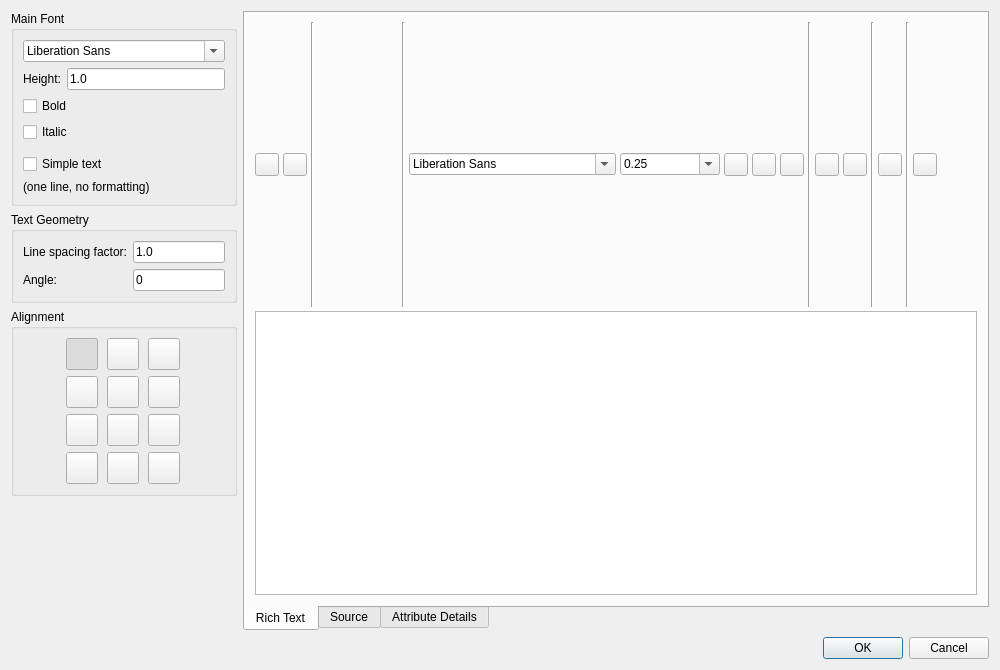
<?xml version="1.0" encoding="UTF-8"?>
<ui version="4.0">
 <class>TextDialog</class>
 <widget class="QDialog" name="TextDialog">
  <property name="geometry">
   <rect>
    <x>0</x>
    <y>0</y>
    <width>1000</width>
    <height>670</height>
   </rect>
  </property>
  <property name="windowTitle">
   <string>Text</string>
  </property>
  <layout class="QVBoxLayout" name="verticalLayout">
   <item>
    <layout class="QGridLayout" name="gridLayout">
     <item row="0" column="0">
      <widget class="QGroupBox" name="FontGroupBox">
       <property name="maximumSize">
        <size>
         <width>250</width>
         <height>16777215</height>
        </size>
       </property>
       <property name="title">
        <string>Main Font</string>
       </property>
       <layout class="QVBoxLayout" name="verticalLayout_2">
        <item>
         <widget class="QFontComboBox" name="MainFont">
          <property name="minimumSize">
           <size>
            <width>180</width>
            <height>0</height>
           </size>
          </property>
          <property name="currentFont">
           <font>
            <family>Arial</family>
            <pointsize>1</pointsize>
           </font>
          </property>
         </widget>
        </item>
        <item>
         <layout class="QHBoxLayout" name="horizontalLayout_2">
          <item>
           <widget class="QLabel" name="label">
            <property name="text">
             <string>Height:</string>
            </property>
           </widget>
          </item>
          <item>
           <widget class="RMathLineEdit" name="MainHeight">
            <property name="toolTip">
             <string>Text Height in Drawing Units</string>
            </property>
            <property name="text">
             <string notr="true">1.0</string>
            </property>
            <property name="angle" stdset="0">
             <bool>false</bool>
            </property>
            <property name="defaultUnit" stdset="0">
             <number>0</number>
            </property>
           </widget>
          </item>
         </layout>
        </item>
        <item>
         <widget class="QCheckBox" name="MainBold">
          <property name="text">
           <string>Bold</string>
          </property>
         </widget>
        </item>
        <item>
         <widget class="QCheckBox" name="MainItalic">
          <property name="text">
           <string>Italic</string>
          </property>
         </widget>
        </item>
        <item>
         <widget class="Line" name="Separator">
          <property name="orientation">
           <enum>Qt::Vertical</enum>
          </property>
         </widget>
        </item>
        <item>
         <widget class="QCheckBox" name="SimpleText">
          <property name="toolTip">
           <string>Text fits on one line and has no formatting</string>
          </property>
          <property name="text">
           <string>Simple text</string>
          </property>
         </widget>
        </item>
        <item>
         <widget class="QLabel" name="label_2">
          <property name="text">
           <string>(one line, no formatting)</string>
          </property>
         </widget>
        </item>
       </layout>
      </widget>
     </item>
     <item row="0" column="1" rowspan="4">
      <widget class="QTabWidget" name="TabWidget">
       <property name="tabPosition">
        <enum>QTabWidget::South</enum>
       </property>
       <property name="tabShape">
        <enum>QTabWidget::Rounded</enum>
       </property>
       <property name="currentIndex">
        <number>0</number>
       </property>
       <widget class="QWidget" name="tab">
        <attribute name="title">
         <string>Rich Text</string>
        </attribute>
        <layout class="QVBoxLayout" name="verticalLayout_3">
         <property name="spacing">
          <number>4</number>
         </property>
         <property name="leftMargin">
          <number>10</number>
         </property>
         <property name="rightMargin">
          <number>10</number>
         </property>
         <property name="bottomMargin">
          <number>10</number>
         </property>
         <item>
          <layout class="QHBoxLayout" name="horizontalLayout">
           <property name="spacing">
            <number>4</number>
           </property>
           <item>
            <widget class="QToolButton" name="Undo"/>
           </item>
           <item>
            <widget class="QToolButton" name="Redo"/>
           </item>
           <item>
            <widget class="Line" name="line_3">
             <property name="orientation">
              <enum>Qt::Vertical</enum>
             </property>
            </widget>
           </item>
           <item>
            <widget class="QToolButton" name="Cut">
             <property name="toolTip">
              <string>Cut</string>
             </property>
             <property name="autoRaise">
              <bool>true</bool>
             </property>
            </widget>
           </item>
           <item>
            <widget class="QToolButton" name="Copy">
             <property name="toolTip">
              <string>Copy</string>
             </property>
             <property name="autoRaise">
              <bool>true</bool>
             </property>
            </widget>
           </item>
           <item>
            <widget class="QToolButton" name="Paste">
             <property name="toolTip">
              <string>Paste</string>
             </property>
             <property name="autoRaise">
              <bool>true</bool>
             </property>
            </widget>
           </item>
           <item>
            <widget class="Line" name="line_4">
             <property name="orientation">
              <enum>Qt::Vertical</enum>
             </property>
            </widget>
           </item>
           <item>
            <widget class="QFontComboBox" name="Font">
             <property name="minimumSize">
              <size>
               <width>100</width>
               <height>0</height>
              </size>
             </property>
             <property name="currentFont">
              <font>
               <family>Arial</family>
               <pointsize>1</pointsize>
              </font>
             </property>
            </widget>
           </item>
           <item>
            <widget class="QComboBox" name="Height">
             <property name="sizePolicy">
              <sizepolicy hsizetype="MinimumExpanding" vsizetype="Fixed">
               <horstretch>0</horstretch>
               <verstretch>0</verstretch>
              </sizepolicy>
             </property>
             <property name="minimumSize">
              <size>
               <width>100</width>
               <height>0</height>
              </size>
             </property>
             <property name="editable">
              <bool>true</bool>
             </property>
             <item>
              <property name="text">
               <string notr="true">0.25</string>
              </property>
             </item>
             <item>
              <property name="text">
               <string notr="true">0.5</string>
              </property>
             </item>
             <item>
              <property name="text">
               <string notr="true">1.0</string>
              </property>
             </item>
             <item>
              <property name="text">
               <string notr="true">1.5</string>
              </property>
             </item>
             <item>
              <property name="text">
               <string notr="true">2.0</string>
              </property>
             </item>
             <item>
              <property name="text">
               <string notr="true">2.5</string>
              </property>
             </item>
             <item>
              <property name="text">
               <string notr="true">3.0</string>
              </property>
             </item>
             <item>
              <property name="text">
               <string notr="true">4.0</string>
              </property>
             </item>
             <item>
              <property name="text">
               <string notr="true">5.0</string>
              </property>
             </item>
             <item>
              <property name="text">
               <string notr="true">6.0</string>
              </property>
             </item>
             <item>
              <property name="text">
               <string notr="true">7.0</string>
              </property>
             </item>
             <item>
              <property name="text">
               <string notr="true">8.0</string>
              </property>
             </item>
             <item>
              <property name="text">
               <string notr="true">9.0</string>
              </property>
             </item>
             <item>
              <property name="text">
               <string notr="true">10.0</string>
              </property>
             </item>
             <item>
              <property name="text">
               <string notr="true">12.5</string>
              </property>
             </item>
             <item>
              <property name="text">
               <string notr="true">15.0</string>
              </property>
             </item>
             <item>
              <property name="text">
               <string notr="true">16.0</string>
              </property>
             </item>
             <item>
              <property name="text">
               <string notr="true">18.0</string>
              </property>
             </item>
             <item>
              <property name="text">
               <string notr="true">20.0</string>
              </property>
             </item>
             <item>
              <property name="text">
               <string notr="true">22.0</string>
              </property>
             </item>
             <item>
              <property name="text">
               <string notr="true">25.0</string>
              </property>
             </item>
             <item>
              <property name="text">
               <string notr="true">50.0</string>
              </property>
             </item>
             <item>
              <property name="text">
               <string notr="true">100.0</string>
              </property>
             </item>
            </widget>
           </item>
           <item>
            <widget class="QToolButton" name="Bold">
             <property name="toolTip">
              <string>Bold</string>
             </property>
             <property name="shortcut">
              <string>Ctrl+B</string>
             </property>
             <property name="checkable">
              <bool>true</bool>
             </property>
            </widget>
           </item>
           <item>
            <widget class="QToolButton" name="Italic">
             <property name="toolTip">
              <string>Italic</string>
             </property>
             <property name="shortcut">
              <string>Ctrl+I</string>
             </property>
             <property name="checkable">
              <bool>true</bool>
             </property>
            </widget>
           </item>
           <item>
            <widget class="QToolButton" name="Underline">
             <property name="shortcut">
              <string notr="true">Ctrl+U</string>
             </property>
             <property name="checkable">
              <bool>true</bool>
             </property>
            </widget>
           </item>
           <item>
            <widget class="Line" name="line">
             <property name="orientation">
              <enum>Qt::Vertical</enum>
             </property>
            </widget>
           </item>
           <item>
            <widget class="QToolButton" name="Superscript"/>
           </item>
           <item>
            <widget class="QToolButton" name="Subscript"/>
           </item>
           <item>
            <widget class="Line" name="line_5">
             <property name="orientation">
              <enum>Qt::Vertical</enum>
             </property>
            </widget>
           </item>
           <item>
            <widget class="QToolButton" name="Color"/>
           </item>
           <item>
            <widget class="Line" name="line_2">
             <property name="orientation">
              <enum>Qt::Vertical</enum>
             </property>
            </widget>
           </item>
           <item>
            <widget class="QToolButton" name="Symbol">
             <property name="toolTip">
              <string>Insert Symbol...</string>
             </property>
            </widget>
           </item>
           <item>
            <spacer name="horizontalSpacer_2">
             <property name="sizeHint" stdset="0">
              <size>
               <width>40</width>
               <height>20</height>
              </size>
             </property>
            </spacer>
           </item>
          </layout>
         </item>
         <item>
          <widget class="QTextEdit" name="Text">
           <property name="font">
            <font>
             <family>Arial</family>
             <pointsize>10</pointsize>
            </font>
           </property>
           <property name="lineWrapMode">
            <enum>QTextEdit::NoWrap</enum>
           </property>
           <property name="html">
            <string notr="true">&lt;!DOCTYPE HTML PUBLIC &quot;-//W3C//DTD HTML 4.0//EN&quot; &quot;http://www.w3.org/TR/REC-html40/strict.dtd&quot;&gt;
&lt;html&gt;&lt;head&gt;&lt;meta name=&quot;qrichtext&quot; content=&quot;1&quot; /&gt;&lt;style type=&quot;text/css&quot;&gt;
p, li { white-space: pre-wrap; }
&lt;/style&gt;&lt;/head&gt;&lt;body style=&quot; font-family:'Arial'; font-size:10pt; font-weight:400; font-style:normal;&quot;&gt;
&lt;p style=&quot;-qt-paragraph-type:empty; margin-top:0px; margin-bottom:0px; margin-left:0px; margin-right:0px; -qt-block-indent:0; text-indent:0px;&quot;&gt;&lt;br /&gt;&lt;/p&gt;&lt;/body&gt;&lt;/html&gt;</string>
           </property>
          </widget>
         </item>
        </layout>
       </widget>
       <widget class="QWidget" name="tab_2">
        <attribute name="title">
         <string>Source</string>
        </attribute>
        <layout class="QVBoxLayout" name="verticalLayout_5">
         <property name="leftMargin">
          <number>10</number>
         </property>
         <property name="rightMargin">
          <number>10</number>
         </property>
         <property name="bottomMargin">
          <number>10</number>
         </property>
         <item>
          <widget class="QPlainTextEdit" name="Source">
           <property name="plainText">
            <string notr="true"/>
           </property>
          </widget>
         </item>
        </layout>
       </widget>
       <widget class="QWidget" name="tab_3">
        <attribute name="title">
         <string>Attribute Details</string>
        </attribute>
        <layout class="QVBoxLayout" name="verticalLayout_4">
         <item>
          <layout class="QGridLayout" name="gridLayout_4">
           <item row="0" column="0">
            <widget class="QLabel" name="TagLabel">
             <property name="text">
              <string>Tag:</string>
             </property>
            </widget>
           </item>
           <item row="0" column="1">
            <widget class="QLineEdit" name="AttributeTag">
             <property name="minimumSize">
              <size>
               <width>200</width>
               <height>0</height>
              </size>
             </property>
            </widget>
           </item>
           <item row="1" column="0">
            <widget class="QLabel" name="PromptLabel">
             <property name="text">
              <string>Prompt:</string>
             </property>
            </widget>
           </item>
           <item row="1" column="1">
            <widget class="QLineEdit" name="AttributePrompt">
             <property name="minimumSize">
              <size>
               <width>200</width>
               <height>0</height>
              </size>
             </property>
            </widget>
           </item>
           <item row="2" column="0">
            <widget class="QLabel" name="ValueLabel">
             <property name="text">
              <string>Value:</string>
             </property>
            </widget>
           </item>
           <item row="2" column="1">
            <widget class="QLineEdit" name="AttributeValue">
             <property name="minimumSize">
              <size>
               <width>200</width>
               <height>0</height>
              </size>
             </property>
            </widget>
           </item>
          </layout>
         </item>
         <item>
          <spacer name="verticalSpacer">
           <property name="sizeHint" stdset="0">
            <size>
             <width>20</width>
             <height>287</height>
            </size>
           </property>
          </spacer>
         </item>
        </layout>
       </widget>
      </widget>
     </item>
     <item row="1" column="0">
      <widget class="QGroupBox" name="groupBox">
       <property name="maximumSize">
        <size>
         <width>250</width>
         <height>16777215</height>
        </size>
       </property>
       <property name="title">
        <string>Text Geometry</string>
       </property>
       <layout class="QGridLayout" name="gridLayout_3">
        <item row="0" column="0">
         <widget class="QLabel" name="LineSpacingFactorLabel">
          <property name="text">
           <string>Line spacing factor:</string>
          </property>
         </widget>
        </item>
        <item row="0" column="1">
         <widget class="RMathLineEdit" name="LineSpacingFactor">
          <property name="minimumSize">
           <size>
            <width>50</width>
            <height>0</height>
           </size>
          </property>
          <property name="toolTip">
           <string>Line Spacing Factor</string>
          </property>
          <property name="text">
           <string notr="true">1.0</string>
          </property>
          <property name="angle" stdset="0">
           <bool>false</bool>
          </property>
          <property name="defaultUnit" stdset="0">
           <number>0</number>
          </property>
         </widget>
        </item>
        <item row="1" column="0">
         <widget class="QLabel" name="label_3">
          <property name="text">
           <string>Angle:</string>
          </property>
         </widget>
        </item>
        <item row="1" column="1">
         <widget class="RMathLineEdit" name="Angle">
          <property name="minimumSize">
           <size>
            <width>50</width>
            <height>0</height>
           </size>
          </property>
          <property name="toolTip">
           <string>Rotation Angle</string>
          </property>
          <property name="text">
           <string notr="true">0</string>
          </property>
          <property name="angle" stdset="0">
           <bool>true</bool>
          </property>
          <property name="defaultUnit" stdset="0">
           <number>0</number>
          </property>
         </widget>
        </item>
       </layout>
      </widget>
     </item>
     <item row="2" column="0">
      <widget class="QGroupBox" name="AlignmentGroupBox">
       <property name="maximumSize">
        <size>
         <width>250</width>
         <height>16777215</height>
        </size>
       </property>
       <property name="title">
        <string>Alignment</string>
       </property>
       <property name="flat">
        <bool>false</bool>
       </property>
       <property name="checkable">
        <bool>false</bool>
       </property>
       <layout class="QGridLayout" name="gridLayout_2">
        <property name="spacing">
         <number>6</number>
        </property>
        <item row="1" column="4">
         <spacer name="horizontalSpacer">
          <property name="sizeHint" stdset="0">
           <size>
            <width>40</width>
            <height>20</height>
           </size>
          </property>
         </spacer>
        </item>
        <item row="1" column="0">
         <spacer name="horizontalSpacer_4">
          <property name="sizeHint" stdset="0">
           <size>
            <width>40</width>
            <height>20</height>
           </size>
          </property>
         </spacer>
        </item>
        <item row="0" column="1">
         <widget class="QToolButton" name="AlignTopLeft">
          <property name="maximumSize">
           <size>
            <width>32</width>
            <height>32</height>
           </size>
          </property>
          <property name="toolTip">
           <string>Top Left</string>
          </property>
          <property name="icon">
           <iconset>
            <normaloff>AlignTopLeft.svg</normaloff>AlignTopLeft.svg</iconset>
          </property>
          <property name="iconSize">
           <size>
            <width>32</width>
            <height>32</height>
           </size>
          </property>
          <property name="checkable">
           <bool>true</bool>
          </property>
          <property name="checked">
           <bool>true</bool>
          </property>
          <property name="autoExclusive">
           <bool>true</bool>
          </property>
         </widget>
        </item>
        <item row="0" column="2">
         <widget class="QToolButton" name="AlignTopCenter">
          <property name="maximumSize">
           <size>
            <width>32</width>
            <height>32</height>
           </size>
          </property>
          <property name="toolTip">
           <string>Top Center</string>
          </property>
          <property name="icon">
           <iconset>
            <normaloff>AlignTopCenter.svg</normaloff>AlignTopCenter.svg</iconset>
          </property>
          <property name="iconSize">
           <size>
            <width>32</width>
            <height>32</height>
           </size>
          </property>
          <property name="checkable">
           <bool>true</bool>
          </property>
          <property name="autoExclusive">
           <bool>true</bool>
          </property>
         </widget>
        </item>
        <item row="1" column="3">
         <widget class="QToolButton" name="AlignMiddleRight">
          <property name="maximumSize">
           <size>
            <width>32</width>
            <height>32</height>
           </size>
          </property>
          <property name="toolTip">
           <string>Middle Right</string>
          </property>
          <property name="icon">
           <iconset>
            <normaloff>AlignMiddleRight.svg</normaloff>AlignMiddleRight.svg</iconset>
          </property>
          <property name="iconSize">
           <size>
            <width>32</width>
            <height>32</height>
           </size>
          </property>
          <property name="checkable">
           <bool>true</bool>
          </property>
          <property name="autoExclusive">
           <bool>true</bool>
          </property>
         </widget>
        </item>
        <item row="0" column="3">
         <widget class="QToolButton" name="AlignTopRight">
          <property name="maximumSize">
           <size>
            <width>32</width>
            <height>32</height>
           </size>
          </property>
          <property name="toolTip">
           <string>Top Right</string>
          </property>
          <property name="icon">
           <iconset>
            <normaloff>AlignTopRight.svg</normaloff>AlignTopRight.svg</iconset>
          </property>
          <property name="iconSize">
           <size>
            <width>32</width>
            <height>32</height>
           </size>
          </property>
          <property name="checkable">
           <bool>true</bool>
          </property>
          <property name="autoExclusive">
           <bool>true</bool>
          </property>
         </widget>
        </item>
        <item row="1" column="2">
         <widget class="QToolButton" name="AlignMiddleCenter">
          <property name="maximumSize">
           <size>
            <width>32</width>
            <height>32</height>
           </size>
          </property>
          <property name="toolTip">
           <string>Middle Center</string>
          </property>
          <property name="icon">
           <iconset>
            <normaloff>AlignMiddleCenter.svg</normaloff>AlignMiddleCenter.svg</iconset>
          </property>
          <property name="iconSize">
           <size>
            <width>32</width>
            <height>32</height>
           </size>
          </property>
          <property name="checkable">
           <bool>true</bool>
          </property>
          <property name="autoExclusive">
           <bool>true</bool>
          </property>
         </widget>
        </item>
        <item row="1" column="1">
         <widget class="QToolButton" name="AlignMiddleLeft">
          <property name="maximumSize">
           <size>
            <width>32</width>
            <height>32</height>
           </size>
          </property>
          <property name="toolTip">
           <string>Middle Left</string>
          </property>
          <property name="icon">
           <iconset>
            <normaloff>AlignMiddleLeft.svg</normaloff>AlignMiddleLeft.svg</iconset>
          </property>
          <property name="iconSize">
           <size>
            <width>32</width>
            <height>32</height>
           </size>
          </property>
          <property name="checkable">
           <bool>true</bool>
          </property>
          <property name="autoExclusive">
           <bool>true</bool>
          </property>
         </widget>
        </item>
        <item row="2" column="1">
         <widget class="QToolButton" name="AlignBaseLeft">
          <property name="maximumSize">
           <size>
            <width>32</width>
            <height>32</height>
           </size>
          </property>
          <property name="toolTip">
           <string>Base Left</string>
          </property>
          <property name="icon">
           <iconset>
            <normaloff>AlignBaseLeft.svg</normaloff>AlignBaseLeft.svg</iconset>
          </property>
          <property name="iconSize">
           <size>
            <width>32</width>
            <height>32</height>
           </size>
          </property>
          <property name="checkable">
           <bool>true</bool>
          </property>
          <property name="autoExclusive">
           <bool>true</bool>
          </property>
         </widget>
        </item>
        <item row="2" column="2">
         <widget class="QToolButton" name="AlignBaseCenter">
          <property name="maximumSize">
           <size>
            <width>32</width>
            <height>32</height>
           </size>
          </property>
          <property name="toolTip">
           <string>Base Center</string>
          </property>
          <property name="icon">
           <iconset>
            <normaloff>AlignBaseCenter.svg</normaloff>AlignBaseCenter.svg</iconset>
          </property>
          <property name="iconSize">
           <size>
            <width>32</width>
            <height>32</height>
           </size>
          </property>
          <property name="checkable">
           <bool>true</bool>
          </property>
          <property name="autoExclusive">
           <bool>true</bool>
          </property>
         </widget>
        </item>
        <item row="2" column="3">
         <widget class="QToolButton" name="AlignBaseRight">
          <property name="maximumSize">
           <size>
            <width>32</width>
            <height>32</height>
           </size>
          </property>
          <property name="toolTip">
           <string>Base Right</string>
          </property>
          <property name="icon">
           <iconset>
            <normaloff>AlignBaseRight.svg</normaloff>AlignBaseRight.svg</iconset>
          </property>
          <property name="iconSize">
           <size>
            <width>32</width>
            <height>32</height>
           </size>
          </property>
          <property name="checkable">
           <bool>true</bool>
          </property>
          <property name="autoExclusive">
           <bool>true</bool>
          </property>
         </widget>
        </item>
        <item row="3" column="1">
         <widget class="QToolButton" name="AlignBottomLeft">
          <property name="maximumSize">
           <size>
            <width>32</width>
            <height>32</height>
           </size>
          </property>
          <property name="toolTip">
           <string>Bottom Left</string>
          </property>
          <property name="icon">
           <iconset>
            <normaloff>AlignBottomLeft.svg</normaloff>AlignBottomLeft.svg</iconset>
          </property>
          <property name="iconSize">
           <size>
            <width>32</width>
            <height>32</height>
           </size>
          </property>
          <property name="checkable">
           <bool>true</bool>
          </property>
          <property name="autoExclusive">
           <bool>true</bool>
          </property>
         </widget>
        </item>
        <item row="3" column="2">
         <widget class="QToolButton" name="AlignBottomCenter">
          <property name="maximumSize">
           <size>
            <width>32</width>
            <height>32</height>
           </size>
          </property>
          <property name="toolTip">
           <string>Bottom Center</string>
          </property>
          <property name="icon">
           <iconset>
            <normaloff>AlignBottomCenter.svg</normaloff>AlignBottomCenter.svg</iconset>
          </property>
          <property name="iconSize">
           <size>
            <width>32</width>
            <height>32</height>
           </size>
          </property>
          <property name="checkable">
           <bool>true</bool>
          </property>
          <property name="autoExclusive">
           <bool>true</bool>
          </property>
         </widget>
        </item>
        <item row="3" column="3">
         <widget class="QToolButton" name="AlignBottomRight">
          <property name="maximumSize">
           <size>
            <width>32</width>
            <height>32</height>
           </size>
          </property>
          <property name="toolTip">
           <string>Bottom Right</string>
          </property>
          <property name="icon">
           <iconset>
            <normaloff>AlignBottomRight.svg</normaloff>AlignBottomRight.svg</iconset>
          </property>
          <property name="iconSize">
           <size>
            <width>32</width>
            <height>32</height>
           </size>
          </property>
          <property name="checkable">
           <bool>true</bool>
          </property>
          <property name="autoExclusive">
           <bool>true</bool>
          </property>
         </widget>
        </item>
       </layout>
      </widget>
     </item>
     <item row="3" column="0">
      <spacer name="verticalSpacer_2">
       <property name="sizeHint" stdset="0">
        <size>
         <width>20</width>
         <height>40</height>
        </size>
       </property>
      </spacer>
     </item>
    </layout>
   </item>
   <item>
    <widget class="QDialogButtonBox" name="ButtonBox">
     <property name="standardButtons">
      <set>QDialogButtonBox::Cancel|QDialogButtonBox::Ok</set>
     </property>
    </widget>
   </item>
  </layout>
 </widget>
 <customwidgets>
  <customwidget>
   <class>RMathLineEdit</class>
   <extends>QLineEdit</extends>
   <header>RMathLineEdit.h</header>
  </customwidget>
 </customwidgets>
 <resources/>
 <connections>
  <connection>
   <sender>ButtonBox</sender>
   <signal>accepted()</signal>
   <receiver>TextDialog</receiver>
   <slot>accept()</slot>
   <hints>
    <hint type="sourcelabel">
     <x>802</x>
     <y>578</y>
    </hint>
    <hint type="destinationlabel">
     <x>826</x>
     <y>549</y>
    </hint>
   </hints>
  </connection>
  <connection>
   <sender>ButtonBox</sender>
   <signal>rejected()</signal>
   <receiver>TextDialog</receiver>
   <slot>reject()</slot>
   <hints>
    <hint type="sourcelabel">
     <x>745</x>
     <y>583</y>
    </hint>
    <hint type="destinationlabel">
     <x>767</x>
     <y>555</y>
    </hint>
   </hints>
  </connection>
 </connections>
</ui>
